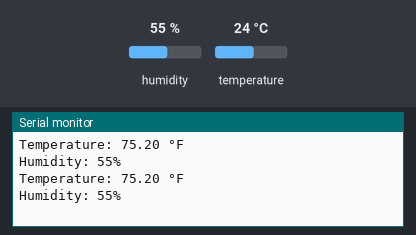
A sketch run on a simulated Arduino Uno, built with avr-gcc and run on an emulated ATmega328P. On the bench: the last lines printed to the serial monitor. The test bench sets the inputs (shaded band); at power-on: humidity 55 %, temperature 24 °C.

Above: at 1.3 s.
1.4 s: humidity set to 22 %
At 2.5 s:
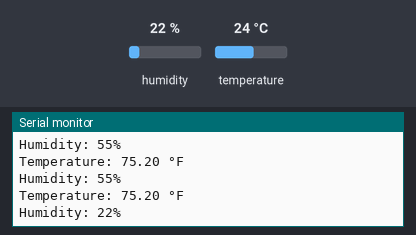
2.9 s: temperature set to 12 °C
At 3.6 s:
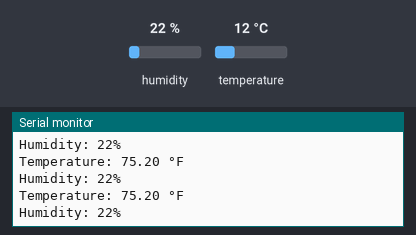
4.4 s: humidity set to 40 %
At 5.1 s:
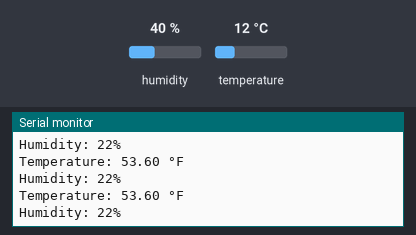
Timing chart, 0 to 7.4 s (numbered marks = the images above; inputs shaded):
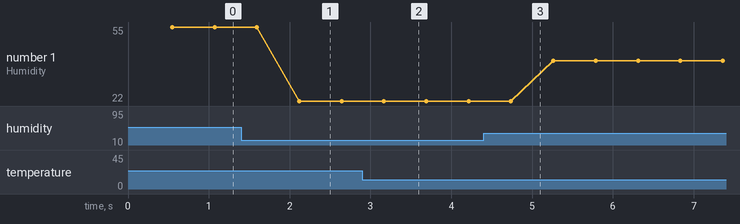

Measured:
- after the input at 1.4 s, the serial monitor: prints a new line after 0.72 s (image 1)
- plotted number 1: 55 → 22 after the input at 1.4 s, 22 → 40 after the input at 4.4 s

The sketch:

sketch_nov12c.ino
```cpp
#include <DHT11.h>

#define SP 10

DHT11 dht(SP);

void setup() {
  Serial.begin(9600);
}

void loop() {
  int temperature = 0;
  int humidity = 0;

  int result = dht.readTemperatureHumidity(temperature, humidity);

  if (result == 0) {
    Serial.print("Temperature: ");
    Serial.print((temperature * 1.8) + 32);
    Serial.print(" °F\nHumidity: ");
    Serial.print(humidity);
    Serial.println("%\n");
  } else Serial.println(DHT11::getErrorString(result));
}
```
